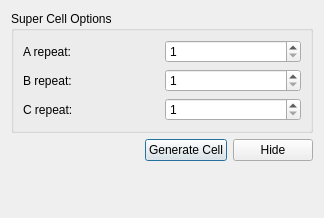
<?xml version="1.0" encoding="UTF-8"?>
<ui version="4.0">
 <class>Avogadro::QtPlugins::SuperCellDialog</class>
 <widget class="QDialog" name="Avogadro::QtPlugins::SuperCellDialog">
  <property name="geometry">
   <rect>
    <x>0</x>
    <y>0</y>
    <width>324</width>
    <height>218</height>
   </rect>
  </property>
  <property name="windowTitle">
   <string>Super Cell Parameters</string>
  </property>
  <layout class="QVBoxLayout" name="verticalLayout_2">
   <item>
    <layout class="QGridLayout" name="gridLayout">
     <item row="0" column="0" colspan="3">
      <widget class="QGroupBox" name="groupBox">
       <property name="title">
        <string>Super Cell Options</string>
       </property>
       <layout class="QGridLayout">
        <item row="0" column="0">
         <widget class="QLabel" name="aRepeatLabel">
          <property name="text">
           <string>A repeat:</string>
          </property>
         </widget>
        </item>
        <item row="0" column="1">
         <widget class="QSpinBox" name="aCellSpinBox">
          <property name="minimum">
           <number>1</number>
          </property>
         </widget>
        </item>
        <item row="1" column="0">
         <widget class="QLabel" name="bRepeatLabel">
          <property name="text">
           <string>B repeat:</string>
          </property>
         </widget>
        </item>
        <item row="1" column="1">
         <widget class="QSpinBox" name="bCellSpinBox">
          <property name="minimum">
           <number>1</number>
          </property>
         </widget>
        </item>
        <item row="2" column="0">
         <widget class="QLabel" name="cRepeaLabel">
          <property name="text">
           <string>C repeat:</string>
          </property>
         </widget>
        </item>
        <item row="2" column="1">
         <widget class="QSpinBox" name="cCellSpinBox">
          <property name="minimum">
           <number>1</number>
          </property>
         </widget>
        </item>
       </layout>
      </widget>
     </item>
     <item row="1" column="0">
      <spacer name="horizontalSpacer">
       <property name="orientation">
        <enum>Qt::Horizontal</enum>
       </property>
       <property name="sizeHint" stdset="0">
        <size>
         <width>40</width>
         <height>20</height>
        </size>
       </property>
      </spacer>
     </item>
     <item row="1" column="1">
      <widget class="QPushButton" name="generateCell">
       <property name="text">
        <string>Generate Cell</string>
       </property>
      </widget>
     </item>
     <item row="1" column="2">
      <widget class="QPushButton" name="hide">
       <property name="text">
        <string>Hide</string>
       </property>
      </widget>
     </item>
    </layout>
   </item>
   <item>
    <spacer name="verticalSpacer">
     <property name="orientation">
      <enum>Qt::Vertical</enum>
     </property>
     <property name="sizeHint" stdset="0">
      <size>
       <width>20</width>
       <height>0</height>
      </size>
     </property>
    </spacer>
   </item>
  </layout>
 </widget>
 <resources/>
 <connections>
   <connection>
     <sender>hide</sender>
     <signal>clicked()</signal>
     <receiver>Avogadro::QtPlugins::SuperCellDialog</receiver>
     <slot>hide()</slot>
   </connection>
 </connections>
</ui>
